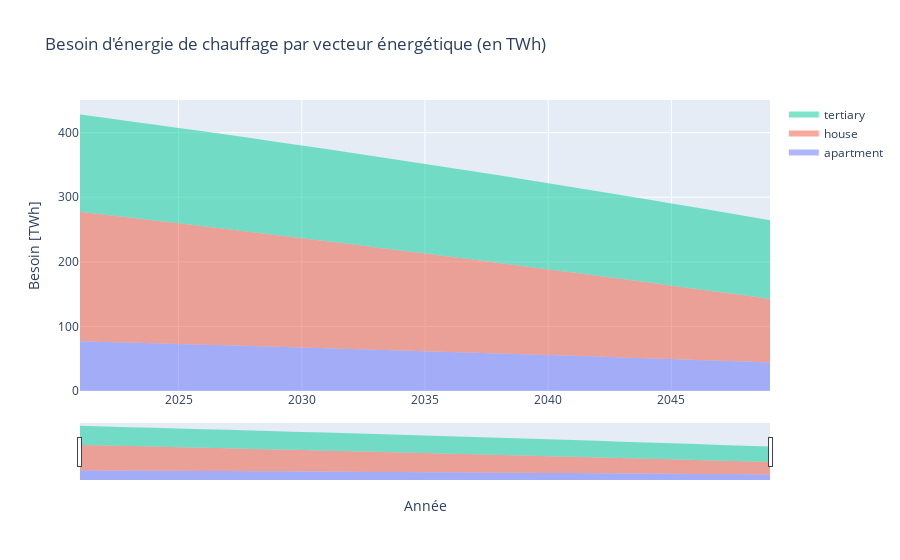

Notebook cell for this chart:
### Markdown cell above
Here comes the evolution of energy needs of buildings, splitted by building type.

### Code cell
Var = "Besoin"
y_df = sim_stock_df.groupby(["year", "building_type"])[Var].sum().to_frame().reset_index(). \
           pivot(index=['year'], columns='building_type').loc[[year for year in sim_param["years"][1:]], Var] / 10 ** 9
fig = MyStackedPlotly(y_df=y_df)
fig = fig.update_layout(title_text="Besoin d'énergie de chauffage par vecteur énergétique (en TWh)", xaxis_title="Année",
                        yaxis_title="Besoin [TWh]")
fig.show()

### Figure 1 — Plotly figure (JSON) as saved in the notebook; plotly's stock layout.template omitted (floating-point values rounded to 4 significant figures)
{"data": [{"fill": "tozeroy", "mode": "none", "name": "apartment", "type": "scatter", "x": [2021, 2022, 2023, 2024, 2025, 2026, 2027, 2028, 2029, 2030, 2031, 2032, 2033, 2034, 2035, 2036, 2037, 2038, 2039, 2040, 2041, 2042, 2043, 2044, 2045, 2046, 2047, 2048, 2049], "y": [77.01, 75.98, 74.94, 73.9, 72.84, 71.77, 70.69, 69.6, 68.5, 67.38, 66.26, 65.13, 63.99, 62.83, 61.67, 60.49, 59.31, 58.11, 56.91, 55.69, 54.46, 53.22, 51.97, 50.72, 49.45, 48.17, 46.88, 45.57, 44.26]}, {"fill": "tonexty", "mode": "none", "name": "house", "type": "scatter", "x": [2021, 2022, 2023, 2024, 2025, 2026, 2027, 2028, 2029, 2030, 2031, 2032, 2033, 2034, 2035, 2036, 2037, 2038, 2039, 2040, 2041, 2042, 2043, 2044, 2045, 2046, 2047, 2048, 2049], "y": [277.5, 273.1, 268.6, 264.1, 259.6, 255.0, 250.4, 245.8, 241.2, 236.5, 231.8, 227.1, 222.3, 217.5, 212.7, 207.9, 203.0, 198.1, 193.2, 188.3, 183.3, 178.3, 173.2, 168.2, 163.1, 158.0, 152.8, 147.7, 142.5]}, {"fill": "tonexty", "mode": "none", "name": "tertiary", "type": "scatter", "x": [2021, 2022, 2023, 2024, 2025, 2026, 2027, 2028, 2029, 2030, 2031, 2032, 2033, 2034, 2035, 2036, 2037, 2038, 2039, 2040, 2041, 2042, 2043, 2044, 2045, 2046, 2047, 2048, 2049], "y": [428.0, 422.9, 417.8, 412.5, 407.3, 402.0, 396.6, 391.2, 385.7, 380.1, 374.5, 368.9, 363.2, 357.4, 351.6, 345.8, 339.8, 333.9, 327.8, 321.7, 315.6, 309.4, 303.1, 296.8, 290.5, 284.0, 277.6, 271.0, 264.5]}], "layout": {"title": {"text": "Besoin d'énergie de chauffage par vecteur énergétique (en TWh)"}, "xaxis": {"rangeslider": {"visible": true}, "title": {"text": "Année"}}, "yaxis": {"title": {"text": "Besoin [TWh]"}}}}
